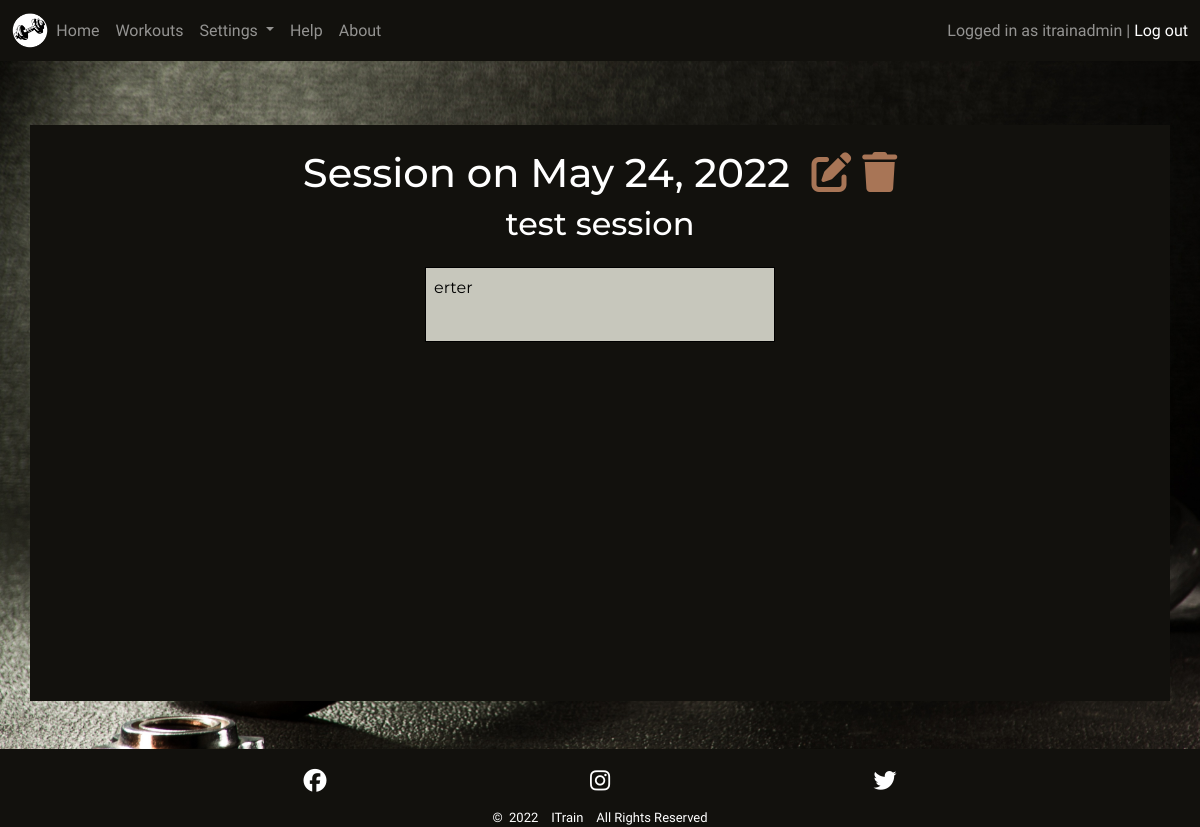
The page /session/1/ (signed in) on the database its author committed.
### main/models.py (models this page shows, shortened)
class Session(models.Model):
    name = models.CharField(max_length=80, null=False, blank=False)
    created_by = models.ForeignKey(User, on_delete=models.CASCADE)
    date = models.DateField()
    workout = models.ManyToManyField(Workout, blank=True,
                                     related_name='workouts')
    comment = models.TextField(max_length=200, blank=True)

### main/views.py (the view, shortened to what this page needs)
# urls.py: path('session/<int:session_id>/', session_view, name='session'),
def session_view(request, session_id):
    session = get_object_or_404(Session, id=session_id)
    user = request.user
    context = {
        'session': session,
    }
    return render(request, 'main/session.html', context)

### main/templates/main/session.html (shortened to what this page needs)
{% extends 'base.html' %}
{% load static %}
{% block content %}
<div class="jumbotron container p1 p-sm-2 mt-md-3">
    {% if user.is_authenticated %}
    <div class="jumbotron-head justify-content-center text-center mt-3">
        <h1>Session on {{ session.date }}&nbsp;
            <a class="med-light-clr" href="{% url 'edit_session' session.id %}">
                <i class="fa-solid fa-edit"></i>
            </a>
            <a class="med-light-clr" href="#delete-session-{{ session.id }}" data-bs-toggle="modal">
                <i class="fa-solid fa-trash"></i>
            </a>
        </h1>
        <h2 class="mb-4">{{ session.name }}</h2>
        {% if session.comment != '' %}
        <div class="session-comment dark-clr">
            <p class="start p-2">{{ session.comment }}</p>
        </div>
        {% endif %}
    </div>
    <div class="container-md content-list-container p-sm-4 mt-3 gy-4 dark-clr">
    </div>
    {% endif %}
</div>
{% endblock %}

### templates/base.html (shortened to what this page needs)
{% load static %}
<!DOCTYPE html>
<html lang="en">
<head>
    <link href="https://cdn.jsdelivr.net/npm/bootstrap@5.1.3/dist/css/bootstrap.min.css" rel="stylesheet"
>
    <link rel="stylesheet" href="{% static 'css/style.css' %}">
</head>
<body class="flex">
    <header class="flex primary-header">
        <nav class="navbar navbar-expand-lg navbar-dark">
            <div class="container-fluid">
                <a class="navbar-brand me-0" href="{% url 'home' %}" aria-label="Go to Home">
                    <img class="icon" src="{% static 'images/nav_icon.png' %}" alt="Itrain Icon">
                </a>
                <div class="collapse navbar-collapse" id="navbarToggler">
                    <ul class="navbar-nav me-auto mb-2 mb-lg-0">
                        <li class="nav-item">
                            <a class="nav-link {% if 'home' in request.path %} active {% endif %}"
                                href="{% url 'home' %}" aria-label="Go to Home">Home</a>
                        </li>
                        {% if user.is_authenticated %}
                        <li class="nav-item">
                            <a class="nav-link {% if 'workout' in request.path %} active {% endif %}"
                                href="{% url 'workouts' %}" aria-label="Go to Workouts">Workouts</a>
                        </li>
                        <li class="nav-item dropdown">
                            <a class="nav-link dropdown-toggle {% if 'settings' in request.path %} active {% endif %}"
                                href="#" id="navbarScrollingDropdown" role="button" data-bs-toggle="dropdown"
                                aria-expanded="false" aria-label="Open settings">
                                Settings
                            </a>
                        </li>
                        <li class="nav-item">
                            <a class="nav-link {% if 'help' in request.path %} active {% endif %}"
                                href="#" aria-label="Go to Workouts">Help</a>
                        </li>
                        {% endif %}
                        <li class="nav-item">
                            <a class="nav-link {% if 'about' in request.path %} active {% endif %}"
                            href="{% url 'about' %}" aria-label="Go to About">About</a>
                        </li>
                    </ul>
                    {% if user.is_authenticated %}
                    <span class="navbar-text">
                        Logged in as {{ user.username }}&nbsp;|&nbsp;<a href="{% url 'logout' %}"
                            aria-label="Go to Log out">Log out</a>
                    </span>
                    {% else %}
                    <span class="navbar-text">
                        <a href="{% url 'login' %}" aria-label="Go to Sign up">Log in / Sign up</a>
                    </span>
                    {% endif %}
                </div>
            </div>
        </nav>
    </header>
    <section class="mt-sm-5 mb-sm-5">
        {% block content %}
        {% endblock %}
    </section>
    <footer>
        <div class="container">
            <div class="row justify-content-center">
                <div class="col-md-9 text-center mt-3">
                    <div class="row mb-2 social-links">
                        <div class="col-4">
                            <a href="https://www.facebook.com/" target="_blank" rel="noopener"
                                aria-label="Link to ITrain's Facebook page"><span><i
                                        class="fa-brands fa-facebook light-clr"></i></span></a>
                        </div>
                        <div class="col-4">
                            <a href="https://www.instagram.com/" target="_blank" rel="noopener"
                                aria-label="Link to ITrain's Instagram page"><span><i
                                        class="fa-brands fa-instagram light-clr"></i></span></a>
                        </div>
                        <div class="col-4">
                            <a href="https://www.twitter.com/" target="_blank" rel="noopener"
                                aria-label="Link to ITrain's Twitter page"><span><i
                                        class="fa-brands fa-twitter light-clr"></i></span></a>
                        </div>
                    </div>
                </div>
                <div class="copyright col-md-9 text-center">
                    <p class="mb-0">&copy;&nbsp; 2022 &nbsp;&nbsp; ITrain &nbsp;&nbsp; All Rights
                        Reserved</p>
                </div>
            </div>
        </div>
    </footer>
</body>
</html>

### static/css/style.css (style rules this page uses)
body { font-family: 'IM Fell English', serif; color: white; min-height: 100vh; display: flex; flex-direction: column; justify-content: flex-start; background: url('../images/dumbbell.jpg'); overflow-x: hidden; -webkit-background-size: cover; -moz-background-size: cover; -o-background-size: cover; background-size: cover; }
.start { float: left; }
.dark-clr { color: black; }
.light-clr { color: white; }
.med-light-clr { color: #A87556; }
a { text-decoration: none; }
section { color: black; font-family: 'Montserrat', sans-serif; min-height: 70%; min-height: -webkit-calc(100% - 186px); min-height: -moz-calc(100% - 186px); min-height: calc(100% - 186px); }
.navbar { background-color: #12110D; }
.icon { height: 35px; }
footer { background-color: #12110D; margin-top: auto; }
.social-links a { font-size: 23px; }
.copyright { font-size: small; }
.jumbotron { background-color: #12110D; color: white; height: 72vh; overflow: auto; }
.content-list-container { width: 75%; }
ul { height: 100%; padding: 0px 5px 0px 20px; padding-inline-start: 5px; }
li { list-style-type: none; margin: 0; padding: 0; }
.session-comment { width: 350px; height: 75px; background-color: #C7C7BC; border: solid 1px black; margin: 0 auto; }

### rows shown on the page
Session: date "May 24, 2022", name "test session", comment "erter"

### other values the page prints
{{ user.username }} "itrainadmin"
